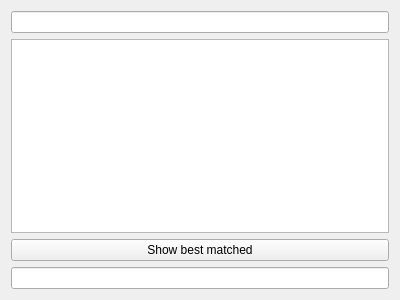
<?xml version="1.0" encoding="UTF-8"?>
<ui version="4.0">
 <class>gui</class>
 <widget class="QWidget" name="gui">
  <property name="geometry">
   <rect>
    <x>0</x>
    <y>0</y>
    <width>400</width>
    <height>300</height>
   </rect>
  </property>
  <property name="windowTitle">
   <string>gui</string>
  </property>
  <layout class="QVBoxLayout" name="verticalLayout">
   <item>
    <widget class="QLineEdit" name="searchLineEdit"/>
   </item>
   <item>
    <widget class="QListWidget" name="documentListWidget"/>
   </item>
   <item>
    <widget class="QPushButton" name="showPushButton">
     <property name="text">
      <string>Show best matched</string>
     </property>
    </widget>
   </item>
   <item>
    <widget class="QLineEdit" name="bestMLineEdit"/>
   </item>
  </layout>
 </widget>
 <resources/>
 <connections/>
</ui>
